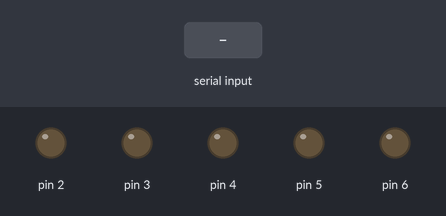
A sketch run on a simulated Arduino Uno, built with avr-gcc and run on an emulated ATmega328P. Parts: output pins drawn as LEDs (lit = HIGH). The test bench sets the inputs (shaded band).

Above: at 1.2 s.
1.3 s: "a" received over Serial
At 2.1 s:
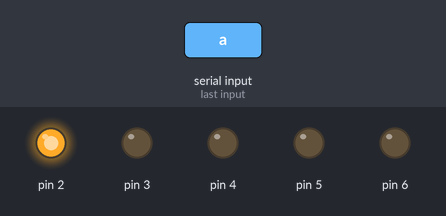
2.8 s: "b" received over Serial
At 3.2 s:
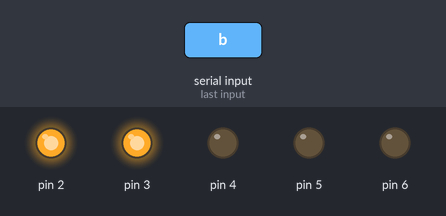
4.3 s: "c" received over Serial
At 5.5 s:
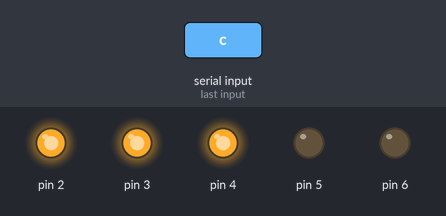
5.8 s: "d" received over Serial
At 6.7 s:
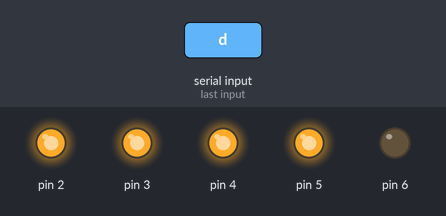
7.3 s: "e" received over Serial
At 7.9 s:
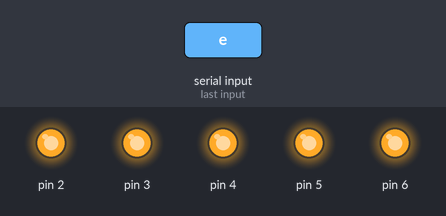
Timing chart, 0 to 9.8 s (numbered marks = the images above; inputs shaded):
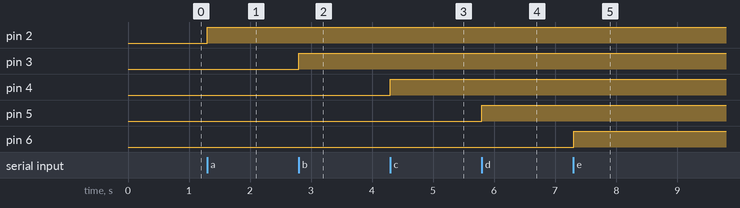

The sketch:

projeto_007.ino
```cpp
void setup() {
  Serial.begin(9600);
  pinMode(2, OUTPUT);
  pinMode(3, OUTPUT);
  pinMode(4, OUTPUT);
  pinMode(5, OUTPUT);
  pinMode(6, OUTPUT);

}

void loop() {

  if(Serial.available() > 0){
    int letra = Serial.read();
    switch(letra){
      case 'a':
        digitalWrite(2, HIGH);
        break;
      case 'b':
        digitalWrite(3, HIGH);
        break;
      case 'c':
        digitalWrite(4, HIGH);
        break;
      case 'd':
        digitalWrite(5, HIGH);
        break;
       case 'e':
        digitalWrite(6, HIGH);
        break;

      default:
        digitalWrite(2, LOW);
        digitalWrite(3, LOW);
        digitalWrite(4, LOW);
        digitalWrite(5, LOW);
        digitalWrite(6, LOW);
    }
  }

}
```

Measured:
- after the input at 1.3 s, pin 2: LOW → HIGH at once
- after the input at 2.8 s, pin 3: LOW → HIGH at once
- after the input at 4.3 s, pin 4: LOW → HIGH at once
- after the input at 5.8 s, pin 5: LOW → HIGH at once
- after the input at 7.3 s, pin 6: LOW → HIGH at once
